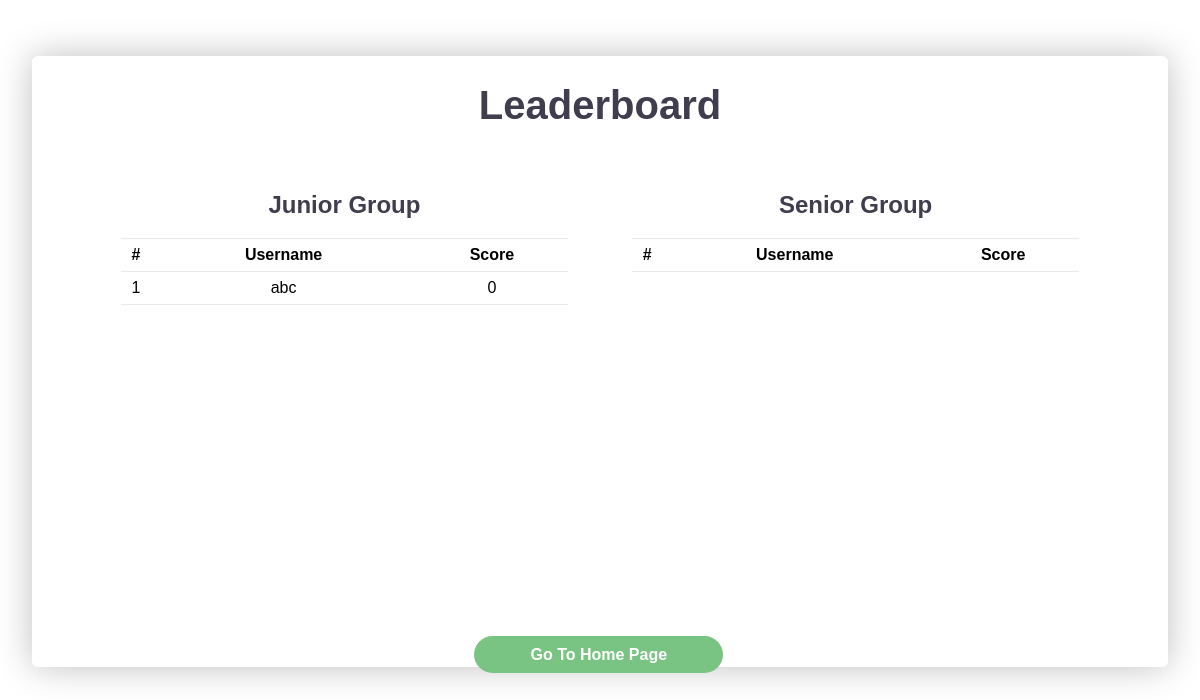
The page /leaderboard on the database as committed earlier.
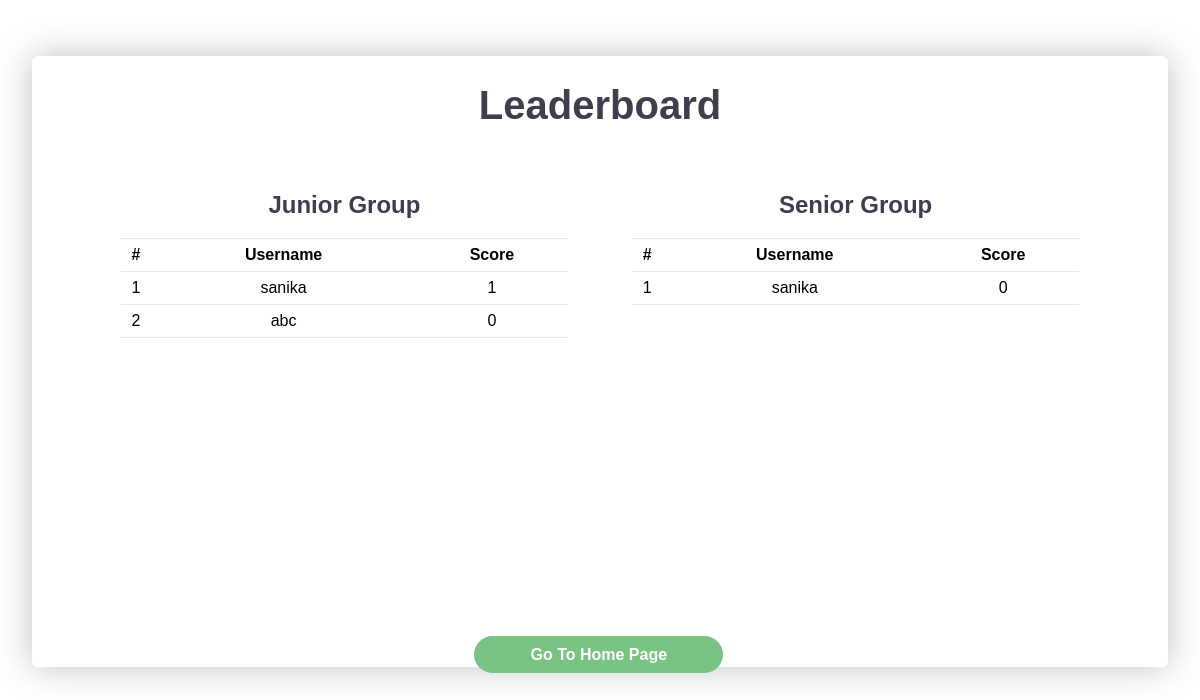
The same page on the database as committed later.
### round1/models.py (models this page shows, shortened)
class Junior(models.Model):
	user1=models.CharField(max_length=15)
	user2=models.CharField(max_length=15)
	college=models.CharField(max_length=20)
	phone=models.CharField(max_length=12)
	email=models.EmailField(max_length=50,unique=True)
	password=models.CharField(max_length=25)
	score=models.IntegerField(default=0)
	logintime=models.IntegerField(default=0)
	timestamp=models.IntegerField(default=1800)
	array=models.CharField(max_length=1000,blank=True,null=True)
	ans_array=models.CharField(max_length=1000,blank=True,null=True)
	flag=models.IntegerField(default=0)
	correct_count=models.IntegerField(default=0)
	percent=models.IntegerField(default=0)
	percent_flag=models.IntegerField(default=0)

class Senior(models.Model):
	user1=models.CharField(max_length=15)
	user2=models.CharField(max_length=15)
	college=models.CharField(max_length=20)
	phone=models.CharField(max_length=12)
	email=models.EmailField(max_length=50,unique=True)
	password=models.CharField(max_length=25)
	score=models.IntegerField(default=0)
	logintime=models.IntegerField(default=0)
	timestamp=models.IntegerField(default=1800)
	array=models.CharField(max_length=1000,blank=True,null=True)
	ans_array=models.CharField(max_length=1000,blank=True,null=True)
	flag=models.IntegerField(default=0)
	correct_count=models.IntegerField(default=0)
	percent=models.IntegerField(default=0)
	percent_flag=models.IntegerField(default=0)

### round1/views.py (the view)
# urls.py: url(r'leaderboard$',views.leaderBoard),
def leaderBoard(request):
    junior_list = list(Junior.objects.all().order_by('-score'))
    senior_list = list(Senior.objects.all().order_by('-score'))
    context = {
        "junior_list":junior_list[:5],
        "senior_list":senior_list[:5]
    }
    return render(request,"leaderboard.html",context)

### templates/leaderboard.html (shortened to what this page needs)
<!DOCTYPE html>
<html lang="en">
<head>
	{% load staticfiles %}
	<link rel="stylesheet" href="{% static 'css/leaderboard_styles.css' %}">
</head>
<body>
	<section id="leaderboard" class="cf">
		<div class="wrapper">
			<h1 class="title">Leaderboard</h1>
			<div class="column">
				<h2 class="subtitle">Junior Group</h2>
				<table class="table">
					<tr>
						<th>#</th>
						<th>Username</th>
						<th>Score</th>
					</tr>
					{% for user in junior_list %}
					<tr>
						<td>{{forloop.counter}}</td>
						<td>{{user.user1}}</td>
						<td>{{user.score}}</td>
					</tr>
					{% endfor %}
				</table>
			</div>
			<div class="column">
				<h2 class="subtitle">Senior Group</h2>
				<table class="table">
					<tr>
						<th>#</th>
						<th>Username</th>
						<th>Score</th>
					</tr>
					{% for user in senior_list %}
					<tr>
						<td>{{forloop.counter}}</td>
						<td>{{user.user1}}</td>
						<td>{{user.score}}</td>
					</tr>
					{% endfor %}
				</table>
			</div>
			<div class="row">
				<a href="/" id="btnHome" class="button button_highlight">Go To Home Page</a>
			</div>
		</div>
	</section>
</body>
</html>

### static/css/leaderboard_styles.css (style rules this page uses)
html { font-family: sans-serif; -ms-text-size-adjust: 100%; -webkit-text-size-adjust: 100%; }
body { margin: 0; }
article, aside, details, figcaption, figure, footer, header, hgroup, main, menu, nav, section, summary { display: block; }
a { background-color: transparent; }
h1 { font-size: 2em; margin: 0.67em 0; }
table { border-collapse: collapse; border-spacing: 0; }
td, th { padding: 0; }
* { box-sizing: border-box; }
body { font-family: "brandon-grotesque", Helvetica, sans-serif; -webkit-font-smoothing: antialiased; }
h1, h2, h3, h4, h5, h6, h7 { color: #3f3d4e; }
.wrapper { width: 1440px; max-width: 90%; margin: 0 auto; }
.button { border: none; outline: none; border-radius: 2rem; padding: .6rem 3.5rem; font-weight: 700; color: #FFFFFF; text-decoration: none; text-align: center; }
.button_highlight { background: #7ac483; }
.cf:after, .cf:before { content: " "; display: table; }
.cf:after { clear: both; }
#leaderboard { margin: 3.5rem 2rem; -webkit-box-shadow: 0px 0px 35px 0px rgba(4, 6, 9, 0.25); -moz-box-shadow: 0px 0px 35px 0px rgba(4, 6, 9, 0.25); box-shadow: 0px 0px 35px 0px rgba(4, 6, 9, 0.25); border-radius: .35rem; padding-bottom: 7rem; }
#leaderboard .title { position: relative; width: 100%; display: block; font-weight: 600; font-size: 2.5rem; text-align: center; }
#leaderboard .column { width: 50%; float: left; height: 25rem; padding: 1rem 2rem; }
#leaderboard .column .subtitle { width: 100%; text-align: center; }
#leaderboard .column .table { width: 100%; border-bottom: 1px solid #E9E9E9; }
#leaderboard .column .table tr { line-height: 2rem; border-top: 1px solid #E9E9E9; }
#leaderboard .column .table tr td { text-align: center; }
#leaderboard .row { position: absolute; bottom: 8.5rem; width: 85%; text-align: center; }

Rows that differ between the two databases and show on the page:
added Junior: user1 "sanika", score "1"
added Senior: user1 "sanika", score "0"
